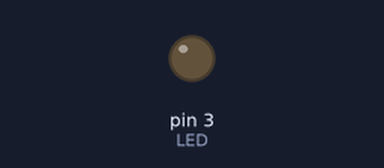
This sketch was run on a simulated Arduino Uno, built with avr-gcc and run on an emulated ATmega328P. Shown: output pins drawn as LEDs (lit = HIGH).

Above: at 0.05 s.
At 9.45 s:
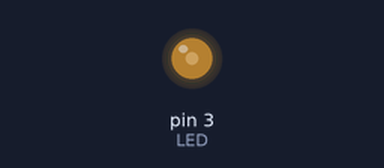
At 19.95 s:
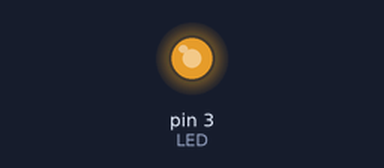
At 39.85 s:
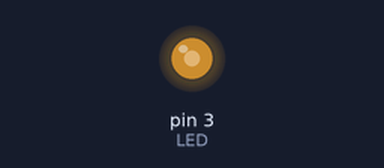
Timing chart, 0 to 40.0 s (numbered marks = the images above):
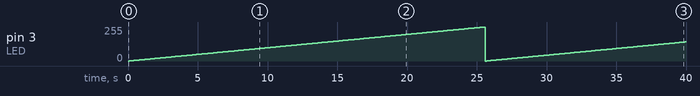

The sketch:

PWM.ino
```cpp
/*WAP to control brightness of the LED using analog write*/

#define LED     3

void setup()
{
  // put your setup code here, to run once:
  pinMode(LED, OUTPUT);
}

void loop()
{
  for(unsigned char duty = 0; duty <= 255; duty++)
  {
    //vary dutycycle from 0 to 255:
  analogWrite(LED , duty );
  delay(100);
  }


}
```

Measured:
- by itself, pin 3 (LED): 0/255 → 1/255 at 0.10 s, → 2/255 0.10 s later, → 3/255 0.10 s later, → 4/255 0.10 s later, … (399 changes in this stretch)
